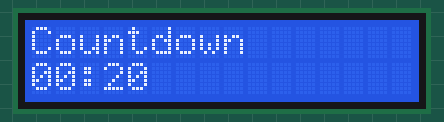
The sketch below on a simulated Arduino Uno, built with avr-gcc and run on an emulated ATmega328P. Shown: 16×2 character LCD.

Above: at 0.1 s.
At 3.1 s:
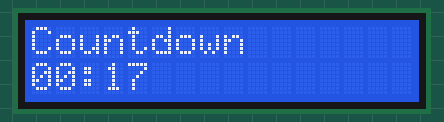
At 5.1 s:
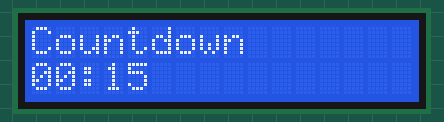
At 10.1 s:
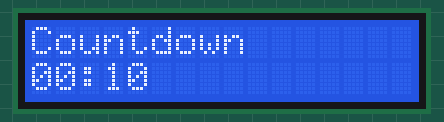
At 15.1 s:
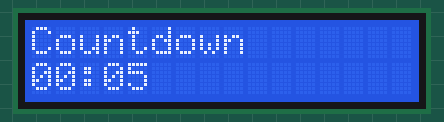
At 21.1 s:
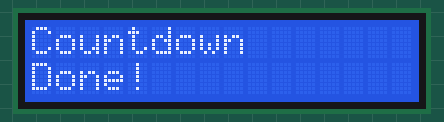

Measured:
- what the display in image 1 shows lasts 1.0 s, from 3.0 s to 4.0 s

The sketch:

LCDtimer.ino
```cpp
#include <Wire.h>
#include <LiquidCrystal_I2C.h>

LiquidCrystal_I2C lcd(0x27, 16, 2);

unsigned long previousMillis = 0;
int totalSeconds = 20;   // countdown start value

void showTime(int secs) {
  int minutes = secs / 60;
  int seconds = secs % 60;

  lcd.setCursor(0, 0);
  lcd.print("Countdown");

  lcd.setCursor(0, 1);
  if (minutes < 10) lcd.print("0");
  lcd.print(minutes);
  lcd.print(":");
  if (seconds < 10) lcd.print("0");
  lcd.print(seconds);
  lcd.print("        ");   // erase leftover chars
}

void setup() {
  lcd.init();
  lcd.backlight();
  lcd.clear();
  showTime(totalSeconds);
}

void loop() {
  unsigned long currentMillis = millis();

  if (currentMillis - previousMillis >= 1000) {
    previousMillis = currentMillis;

    if (totalSeconds > 0) {
      totalSeconds--;
      showTime(totalSeconds);
    } else {
      lcd.setCursor(0, 1);
      lcd.print("Done!           ");
    }
  }
}
```
